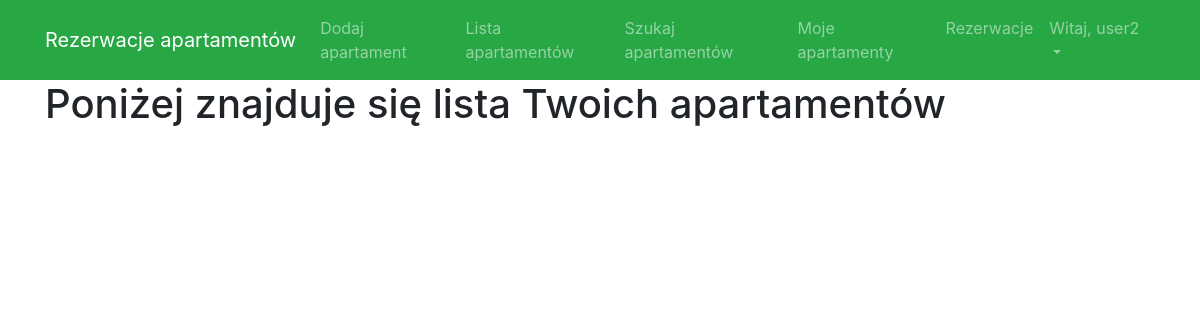
The app's page /bookings/list/my_apartament/ (signed in), older data.
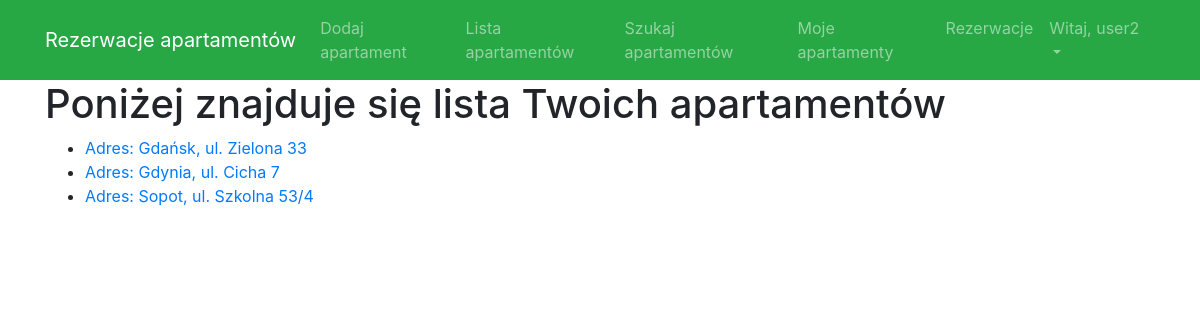
The same page, newer data.
### bookings/models.py (models this page shows, shortened)
class Apartament(models.Model):
    wlasciciel = models.ForeignKey(settings.AUTH_USER_MODEL, on_delete=models.CASCADE)
    miejscowosc = models.CharField(max_length=50)
    adres = models.CharField(max_length=100, unique=True)
    opis = models.CharField(max_length=500)
    ilosc_miejsc = models.SmallIntegerField()
    cena_za_dobe = models.IntegerField()
    internet = models.BooleanField()
    telewizor = models.BooleanField()
    basen = models.BooleanField()
    sauna = models.BooleanField()

### bookings/views.py (the view)
# urls.py: path('list/my_apartament/', UserApartament.as_view(), name='user_apartament'),
class UserApartament(ListView):  # lista apatamentów danego użutkownika
    model = Apartament
    template_name = 'apartament/user_apartament.html'

### templates/apartament/user_apartament.html (shortened to what this page needs)
{% extends "base.html" %}
{% block content %}
    <h1 style="margin-top: 0">Poniżej znajduje się lista Twoich apartamentów</h1>
    <ul>
        {% for apartament in object_list %}
            {% if apartament.wlasciciel.id == user.id %}
                <li><a href="{% url 'apartament_detail' apartament.id %}">
                    Adres: {{ apartament.miejscowosc }}, {{ apartament.adres }}
                    </a></li>
            {% endif %}
        {% endfor %}
    </ul>
{% endblock %}

Row changes from the older to the newer data that the page shows:
added Apartament: miejscowosc "Gdańsk", adres "ul. Zielona 33"
added Apartament: miejscowosc "Gdynia", adres "ul. Cicha 7"
added Apartament: miejscowosc "Sopot", adres "ul. Szkolna 53/4"
